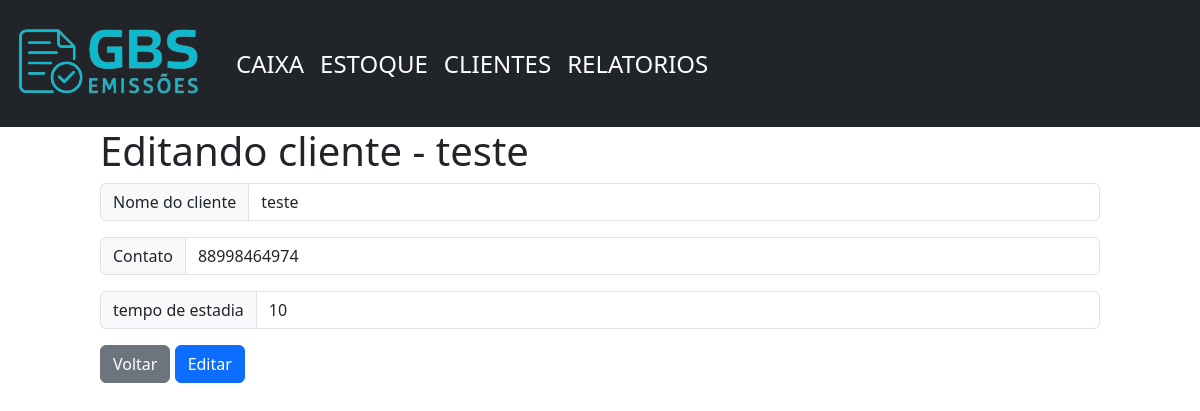
/clientes/edit/13/, run on an earlier commit of the app's database.
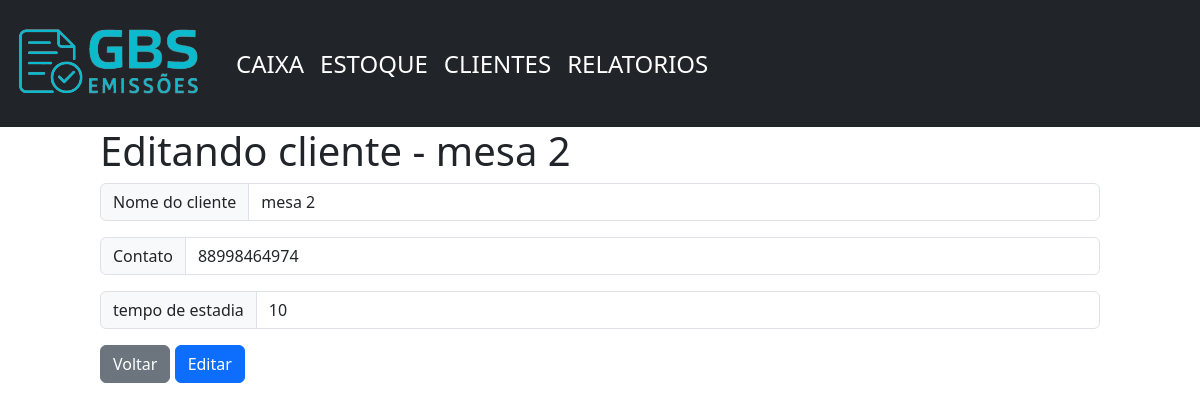
And on a later commit of the database.
### home/models.py (models this page shows)
class clientes(models.Model):
    id_cliente = models.AutoField(primary_key=True, verbose_name='ID do cliente')
    nome_cliente = models.CharField(max_length=100, verbose_name='Nome do cliente')
    contato = models.CharField(max_length=11, blank=True, null=True, verbose_name='telefone celular')
    tempo_estadia = models.IntegerField(verbose_name='Tempo de estadia')
    created_cad = models.DateTimeField(auto_now_add=True, null=True)
    update_cad = models.DateTimeField(auto_now=True)

### home/views.py (the view)
# urls.py: path('clientes/edit/<int:id>/', views.edit_cliente, name='edit_cliente'),
def edit_cliente(request, id):
    cliente_edit = get_object_or_404(clientes, id_cliente=id)
    form = Cliente_Form(instance=cliente_edit)
    if(request.method == 'POST'):
        form = Cliente_Form(request.POST, instance=cliente_edit)
        if(form.is_valid()):
            cliente_edit.save()
            return redirect('/clientes')
        else:
            return render(request, 'visual/edit_cliente.html', {'form':form, 'cliente_edit': cliente_edit})
    else:
        return render(request, 'visual/edit_cliente.html', {'form':form, 'cliente_edit': cliente_edit})

### home/forms.py
class Cliente_Form(forms.ModelForm):
    class Meta:
        model = clientes
        fields = ('nome_cliente', 'contato', 'tempo_estadia')

### home/templates/visual/edit_cliente.html (shortened to what this page needs)
{% extends 'visual/base.html' %}
{% block conteudo %}
<div class="offset-1 col-10 list-div">
    <h1>Editando cliente - {{cliente_edit.nome_cliente}}</h1>
    <form method="post" id="Cliente_Form">
        <div class="input-group mb-3">
            <span class="input-group-text" id="inputGroup-sizing-default">Nome do cliente</span>
            <input type="text" class="form-control" aria-label="Sizing example input"
                aria-describedby="inputGroup-sizing-default" id="nomeCliente" name="nome_cliente"
                value="{{cliente_edit.nome_cliente}}">
        </div>
        <div class="input-group mb-3">
            <span class="input-group-text" id="inputGroup-sizing-default">Contato</span>
            <input type="text" class="form-control" aria-label="Sizing example input"
                aria-describedby="inputGroup-sizing-default" id="nomeCliente" name="contato"
                value="{{cliente_edit.contato}}">
        </div>
        <div class="input-group mb-3">
            <span class="input-group-text" id="inputGroup-sizing-default">tempo de estadia</span>
            <input type="number" class="form-control" aria-label="Sizing example input"
                aria-describedby="inputGroup-sizing-default" id="tempoEstadia" name="tempo_estadia"
                value="{{cliente_edit.tempo_estadia}}">
        </div>
        <a href="/clientes"><button type="button" class="btn btn-secondary" data-bs-dismiss="modal"
                id="fecharModal">Voltar</button></a>
        <button type="submit" class="btn btn-primary">Editar</button>
    </form>
</div>
{% endblock %}

What changed in the data, as far as the page shows it:
changed clientes: nome_cliente "teste" → "mesa 2"
